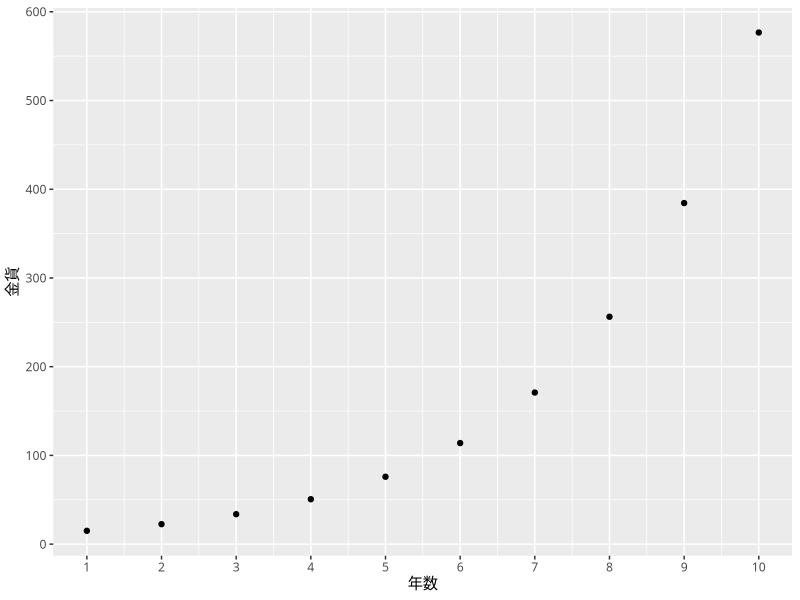
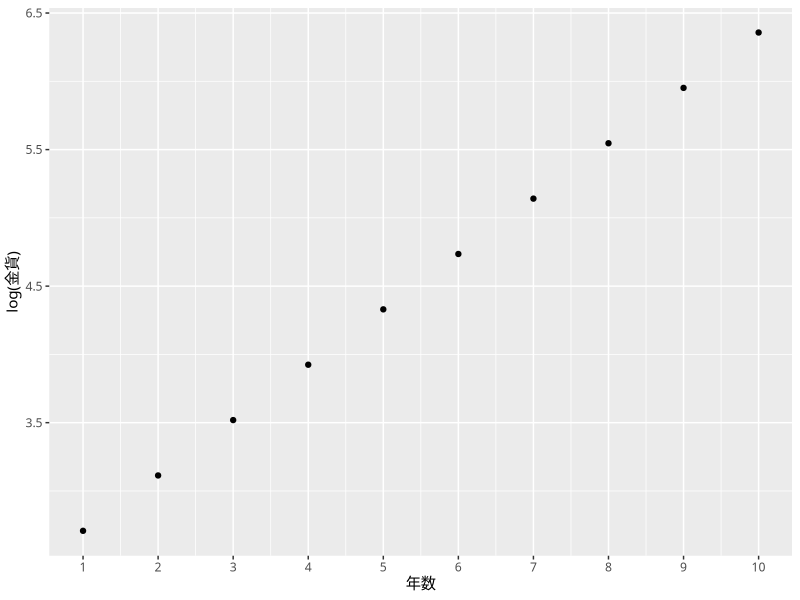

Here is the R script that generated these plots, in order:
## ---- chunk 1
knitr::opts_chunk$set(echo = TRUE, 
                      tidy.opts = list(width.cutoff = 60),
                      tidy = TRUE, 
                      out.width = '95%')
## ---- chunk 2
htmltools::tagList(rmarkdown::html_dependency_font_awesome())
## ---- chunk 3
library(highr)
library(knitr)
library(rmarkdown)
library(ggplot2)
old = theme_set(theme_gray(base_family = "HiraKakuProN-W3"))
## ---- chunk 4
time <- 1:10 # 貯蓄期間
r <- 0.5 # 成長率
a <- 10 # 預けた金貨
y <- a * (1 + r) ^ time # 指数関数的な成長, (1+r) is the growth factor
plt <- qplot(seq_along(y), y, xlab = "年数", ylab = "金貨")
plt + scale_y_continuous(breaks = seq(0, 1000, by = 100)) + scale_x_continuous(breaks = seq(0, 10, by = 1))
## ---- chunk 5
plt <- qplot(seq_along(y), log(y), xlab = "年数", ylab = "log(金貨)")
plt + scale_x_continuous(breaks = seq(0, 10, by = 1))
